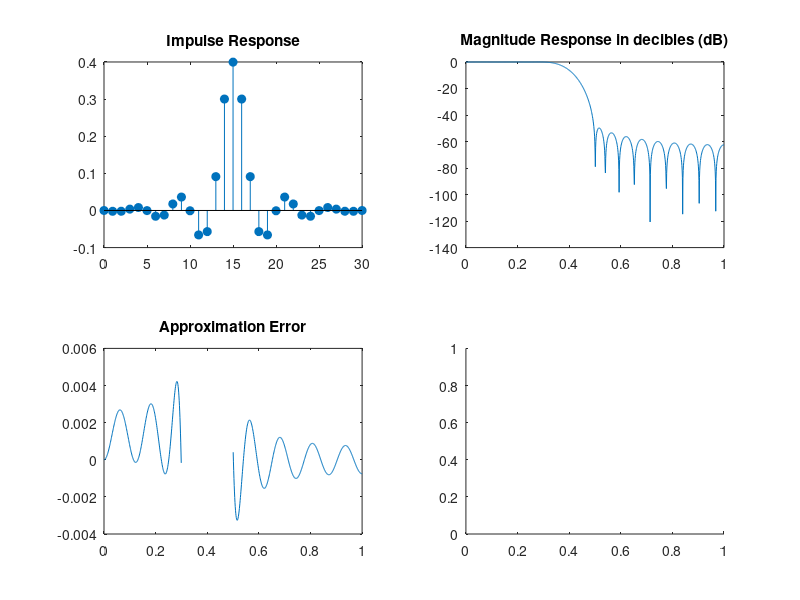

Recreate this plot in MATLAB. (Note: this script raises an error after producing the figure.)
clc;
clear all;
close all;

% Problem # 28 Part (a)
ws = 0.5*pi;
wp = 0.3*pi;
As = 50;
Ap = 0.5;

% determine the ripples ?p and ?s and set
% ? = min{?p, ?s}.
delta_p = (10^(Ap/20)-1)/(10^(Ap/20)+1);
delta_s = (1+delta_p)/(10^(As/20));
delta = min([delta_p, delta_s]);

% determine the cutoff frequency of the ideal
% lowpass prototype by ?c = (?p + ?s)/2.
wc = (ws + wp)/2;
% Determine the design parameters 
% A = ?20 log10 ? and ? = ?s ? ?p.
dw = ws - wp;
% determine the required value of M = L ? 1
L = 6.6*pi/dw;
M = L-1;
% increase M by one to have a flexible type-I filter
if mod(M, 2) == 1
    M = M+1;
end

% Create Hamming Window
n = (0:M)'-M/2;
hd = (wc/pi)*ones(size(n));
i = find(n);
hd(i) = sin(wc*n(i))./(pi*n(i));
h = hd.*hamming(M+1);

%%%%%%%%%%%%%%%%%%%%%%%%%%%%%%%%%%%%%%%%%%%%
% Part (b) Uncomment for Part (b) only
%%%%%%%%%%%%%%%%%%%%%%%%%%%%%%%%%%%%%%%%%%%%
[M, wn, beta, ftype] = kaiserord([0.3 0.5], ...
    [1 0], [delta_s, delta_p]);
h = fir1(M, wn, ftype, kaiser(M + 1, beta));
%%%%%%%%%%%%%%%%%%%%%%%%%%%%%%%%%%%%%%%%%%%%
% Part (b) Uncomment for Part (b) only
%%%%%%%%%%%%%%%%%%%%%%%%%%%%%%%%%%%%%%%%%%%%

% Begin Plot
w = linspace(0,1,1000)*pi;
H = freqz(h, 1, w);
H_mag = abs(H);
H_db = 20*log10(H_mag./max(H_mag));


% Determine the amplitude Response of the system
h_2 = h(:)';
M_2 = length(h_2);
L_2 = floor(M_2/2);
if fix(h_2(1:1:L_2)*10^10) == fix(h_2(M_2:-1:M_2-L_2+1)*10^10)
    L_3 = (M_2-1)/2;
    a_2 = [h_2(L_3+1) 2*h_2(L_3:-1:1)];
    n_2 = [0:1:L_3];
    w_2 = w(:);
    Ha = cos(w_2*n_2)*a_2';
end


% Determine the Approximation Error
% And determine the zoom Magnitude Response
error = nan(1,length(w));
magz1 = nan(1,length(w));
magz2 = nan(1,length(w));
ind = w <= wp;
error(ind) = Ha(ind) - 1;
magz1(ind) = H_db(ind);
ind = w >= ws;
error(ind) = Ha(ind);
magz2(ind) = H_db(ind);

% PLot all variables
subplot(2, 2, 1);
stem(0:M, h, 'filled');
title('Impulse Response')
subplot(2, 2, 2);
plot(w/pi, H_db);
title('Magnitude Response in decibles (dB)')
subplot(2, 2, 3);
plot(w/pi, error);
title('Approximation Error')
subplot(2, 2, 4);
yyaxis left
plot(w/pi, magz1)
yyaxis right
plot(w/pi, magz2)
title('Zoom of Magnitude Response (dB)')
sgtitle('Plots Using the Kaiser Window')


